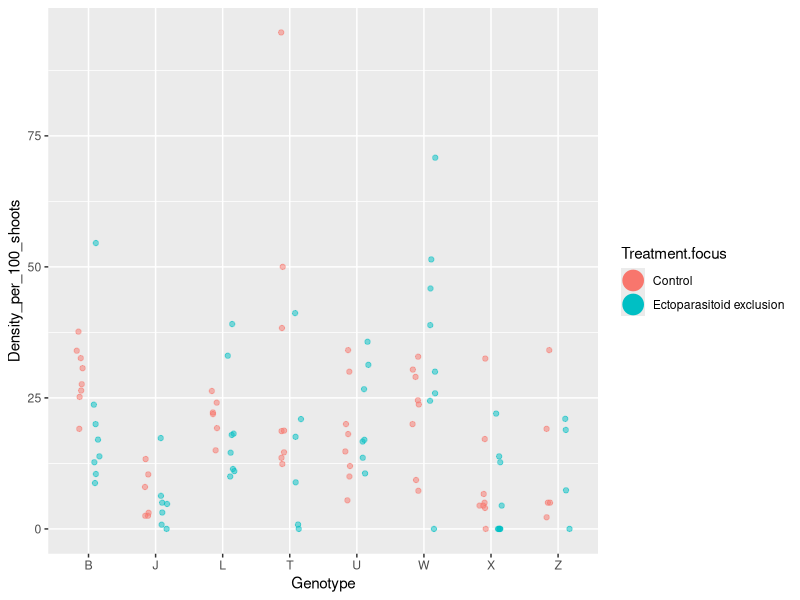
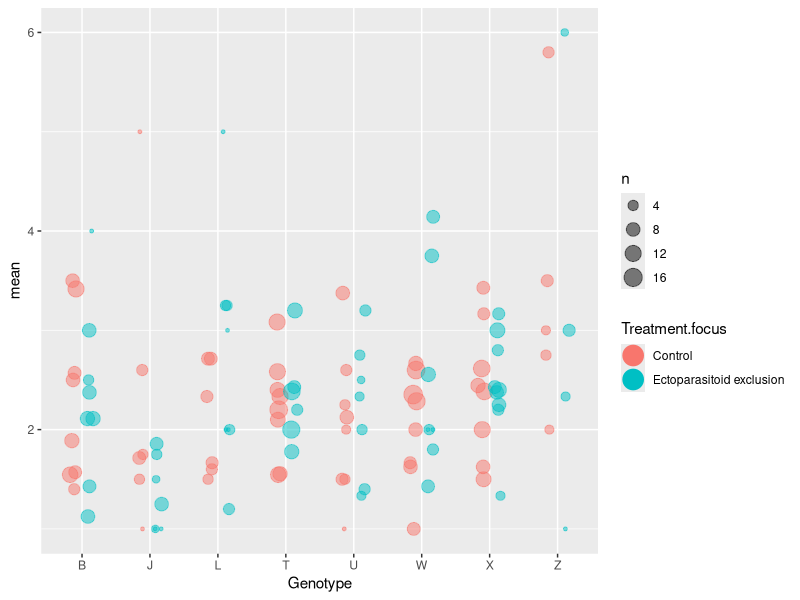
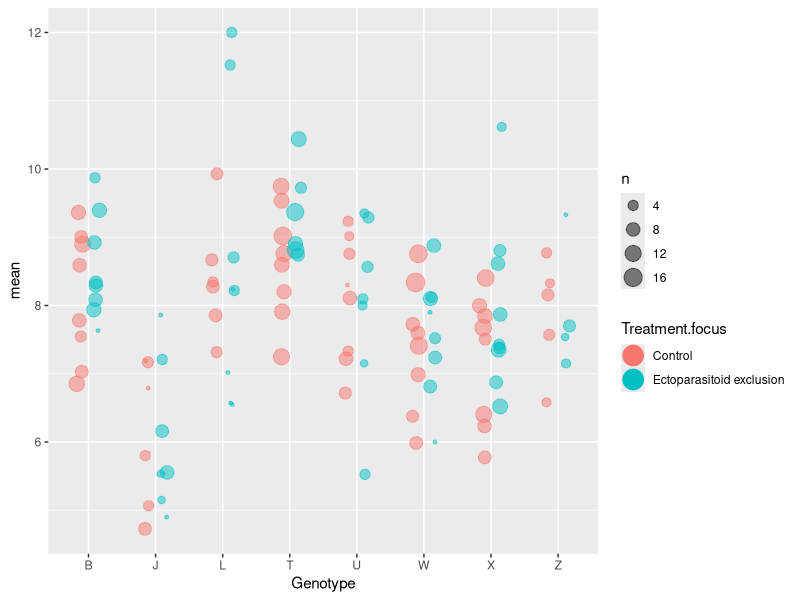
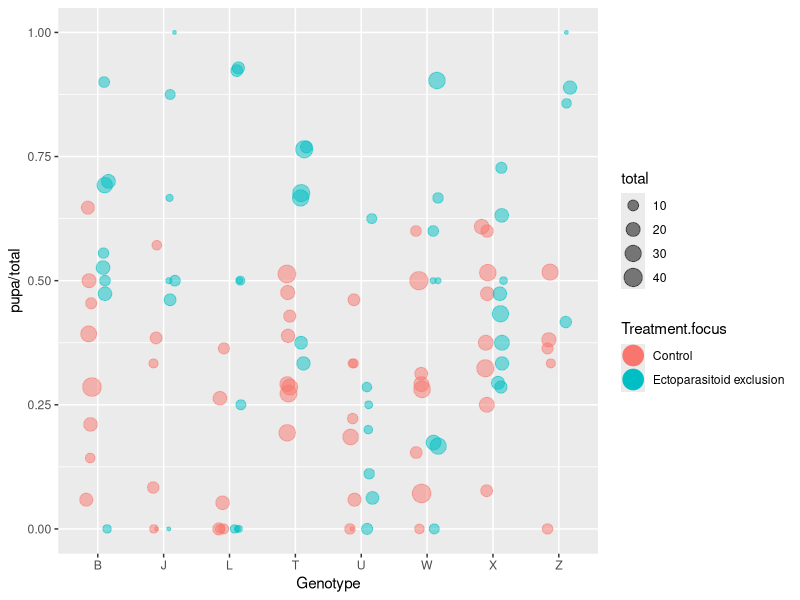
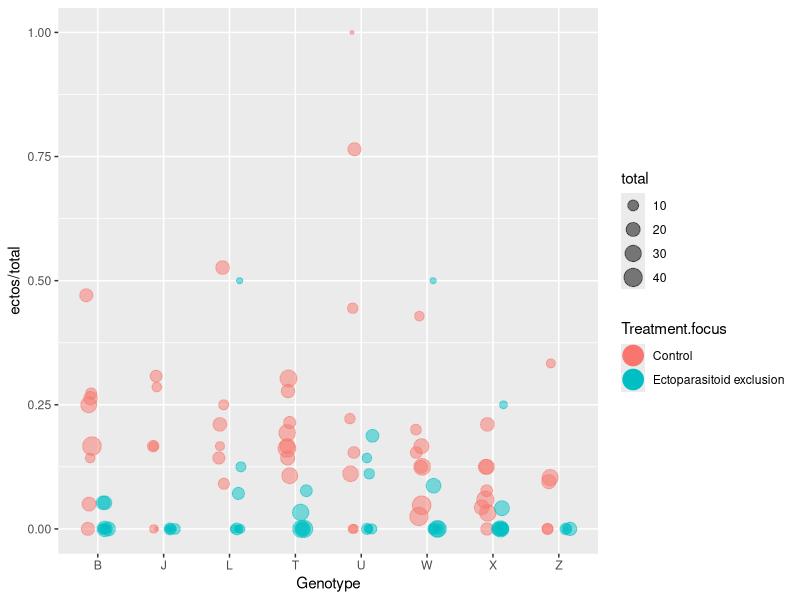
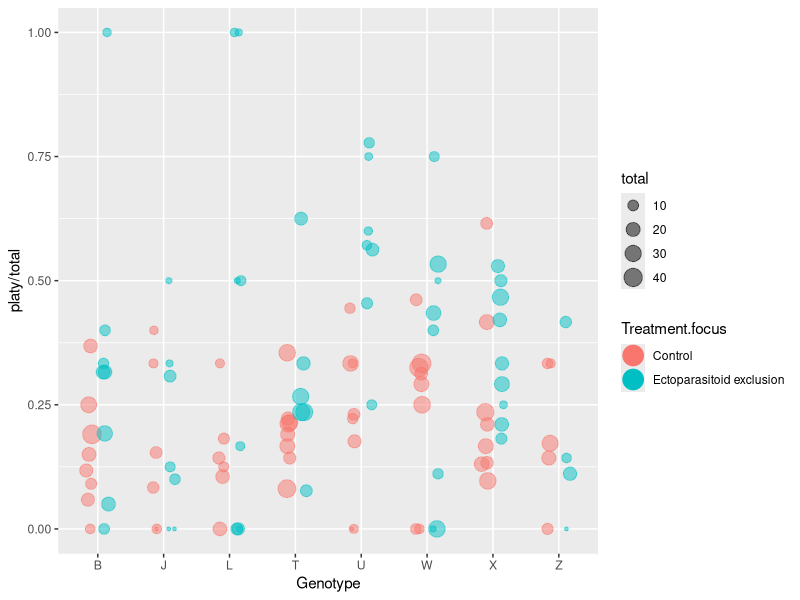
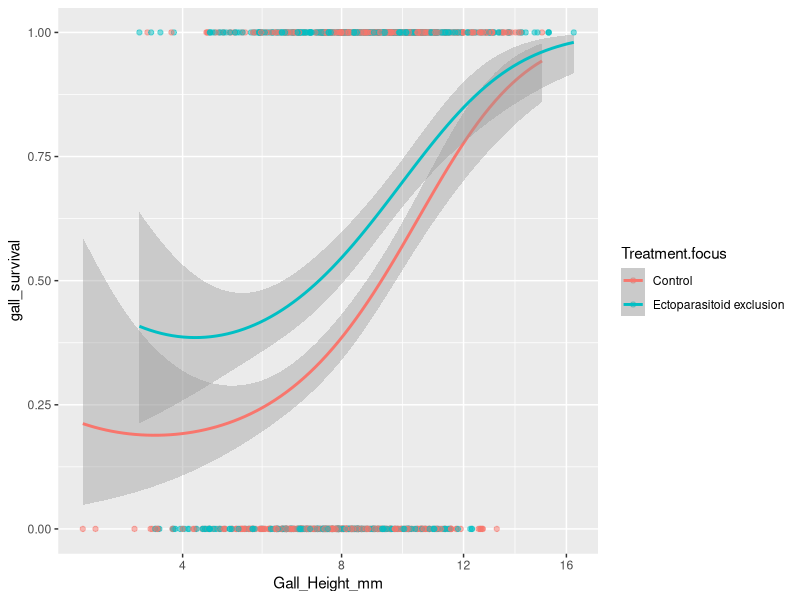
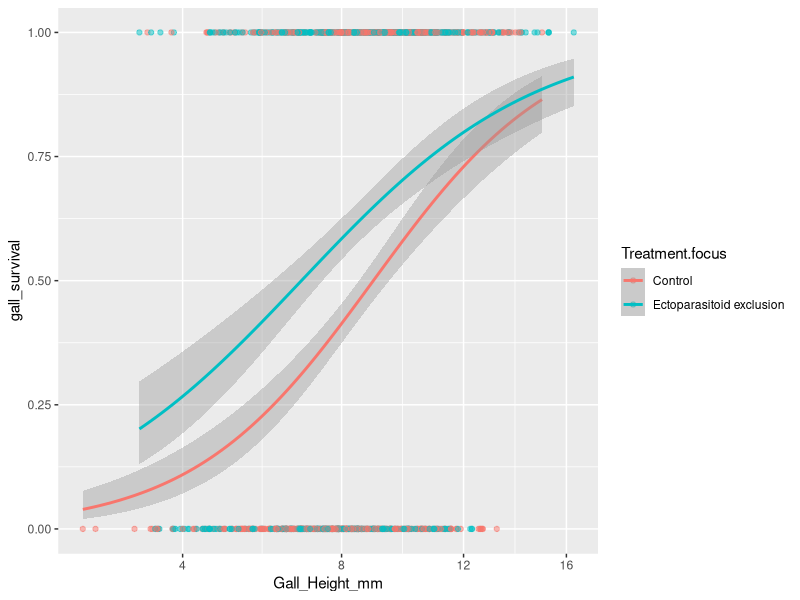

The R source for these figures, in order:

## LOAD REQUIRED LIBRARIES ----
library(tidyverse)
library(cowplot)

## LOAD DATASET ----
gall_selection.df <- read_csv("gall_selection_data.csv") %>%
  mutate(Plant_Position = as.factor(Plant_Position),
         Gall_Number = as.factor(Gall_Number),
         Treatment.focus = as.factor(Treatment.focus),
         Treatment = as.factor(Treatment),
         Location = as.factor(Location),
         phenology = as.factor(phenology),
         Genotype = as.factor(Genotype),
         Gall_Letter = as.factor(Gall_Letter)) %>%
  unite(Gall_ID, Gall_Number, Gall_Letter, remove = FALSE) %>%
  
  # subset data for analysis
  filter(phenology == "early", Location == "tree") %>%
  mutate(gall_survival = ifelse(pupa > 0, 1, 0),
         platy_bin = ifelse(platy > 0, 1,0),
         ectos_bin = ifelse(ectos > 0, 1,0))

## EXPLORATORY PLOTS ----

# Plot helpers
binomial_smooth <- function(...) {
  geom_smooth(method = "glm", method.args = list(family = "binomial"), ...)
}

# explored gam smoothers but they were way too curvy to be informative.
#gam_smooth <- function(...) {
#  geom_smooth(method = "gam", method.args = list(family = "binomial"), formula = y ~ s(x))
#}

viridis6 <- function() {
  # colours taken from the viridis package
  c("#440154", "#414487", "#2A788E", "#22A884", "#7AD151", "#FDE725")
}

dodge <- position_jitterdodge(jitter.width = 0.25, jitter.height = 0, dodge.width = 0.5)


## EXPLORING EFFECT OF GENOTYPE ON GALL PHENOTYPES, SURVIVAL, AND PARASITOID RESPONSES ----

# Gall Density
gall_selection.df %>%
  group_by(Treatment.focus, Genotype, Plant_Position) %>%
  summarise_at(vars(Density_per_100_shoots), mean) %>%
  ggplot(., aes(x = Genotype, y = Density_per_100_shoots, group = Treatment.focus, color = Treatment.focus)) + 
  geom_jitter(alpha = 0.5, position = dodge) + 
  stat_summary(fun.data = "mean_cl_boot", size = 1.5, position = dodge) 


# Number of Individuals per gall
gall_selection.df %>%
  group_by(Treatment.focus, Genotype, Plant_Position, Gall_Number) %>%
  summarise_at(vars(gall_individuals), mean) %>%
  group_by(Treatment.focus, Genotype, Plant_Position) %>%
  summarise_at(vars(gall_individuals), funs(mean, n())) %>%
  ggplot(., aes(x = Genotype, y = mean, group = Treatment.focus, color = Treatment.focus)) + 
  geom_jitter(alpha = 0.5, position = dodge, aes(size = n)) + 
  stat_summary(fun.data = "mean_cl_boot", size = 1.5, position = dodge)

# Gall Size
gall_selection.df %>%
  group_by(Treatment.focus, Genotype, Plant_Position, Gall_Number) %>%
  summarise_at(vars(Gall_Height_mm), mean) %>%
  group_by(Treatment.focus, Genotype, Plant_Position) %>%
  summarise_at(vars(Gall_Height_mm), funs(mean, n())) %>%
  ggplot(., aes(x = Genotype, y = mean, group = Treatment.focus, color = Treatment.focus)) + 
  geom_jitter(alpha = 0.5, position = dodge, aes(size = n)) + 
  stat_summary(fun.data = "mean_cl_boot", size = 1.5, position = dodge)


# Pupation rates
gall_selection.df %>%
  group_by(Treatment.focus, Genotype, Plant_Position) %>%
  summarise_at(vars(pupa, total), sum) %>%
  ggplot(., aes(x = Genotype, y = pupa/total, group = Treatment.focus, color = Treatment.focus)) + 
  geom_jitter(alpha = 0.5, position = dodge, aes(size = total)) + 
  stat_summary(fun.data = "mean_cl_boot", size = 1.5, position = dodge)

# Ectoparasitism rates and estimates of how effective the exclusion treatment was
gall_selection.df %>%
  group_by(Treatment.focus, Genotype, Plant_Position) %>%
  summarise_at(vars(ectos, total), sum) %>%
  ggplot(., aes(x = Genotype, y = ectos/total, group = Treatment.focus, color = Treatment.focus)) + 
  geom_jitter(alpha = 0.5, position = dodge, aes(size = total)) + 
  stat_summary(fun.data = "mean_cl_boot", size = 1.5, position = dodge)

# Platygaster parasitism rates and estimates of intraguild predation 
gall_selection.df %>%
  group_by(Treatment.focus, Genotype, Plant_Position) %>%
  summarise_at(vars(platy, total), sum) %>%
  ggplot(., aes(x = Genotype, y = platy/total, group = Treatment.focus, color = Treatment.focus)) + 
  geom_jitter(alpha = 0.5, position = dodge, aes(size = total)) + 
  stat_summary(fun.data = "mean_cl_boot", size = 1.5, position = dodge)

## HOW DOES THE LOSS OF FOOD-WEB COMPLEXITY AFFECT GALL SURVIVAL? ----

# create discrete predictors from continuous variables to examine complex interactions
size.cut <- quantile(gall_selection.df$Gall_Height_mm, probs = c(0,0.33,0.66,1))
density.cut <- quantile(gall_selection.df$Density_per_100_shoots, probs = c(0,0.33,0.66,1))
indiv.cut <- quantile(gall_selection.df$gall_individuals, probs = c(0,0.33,0.66,1))

get_mean.size <- gall_selection.df %>%
  group_by(Plant_Position, Gall_Number) %>%
  summarise_at(vars(Gall_Height_mm), mean) %>%
  ungroup() %>%
  rename(mean.gall.size = Gall_Height_mm)

gall_selection.df <- mutate(gall_selection.df, 
                            size.cut = cut(Gall_Height_mm, size.cut, include.lowest = T),
                            density.cut = cut(Density_per_100_shoots, density.cut, include.lowest = T),
                            indiv.cut = cut(gall_individuals, indiv.cut, include.lowest = T))
gall_selection.df <- left_join(gall_selection.df, get_mean.size) %>%
  mutate(size.enhance = mean.gall.size - Gall_Height_mm)

summary(gall_selection.df$size.enhance)
gall_selection.df$size.enhance.cut <- cut(gall_selection.df$size.enhance, breaks = c(min(gall_selection.df$size.enhance), 0, max(gall_selection.df$size.enhance)), include.lowest = T)

#### GALL SURVIVAL ----
parasitism.df <- gall_selection.df %>%
  filter(platy > 0 | ectos > 0 | pupa > 0) # remove unknown sources of mortality

## GALL SIZE 
base_size <- ggplot(parasitism.df, aes(x = Gall_Height_mm, y = gall_survival, color = Treatment.focus)) + 
  geom_point(alpha = 0.5) + scale_x_sqrt()

# larger galls enhance survival.
# effect of ectoparasitoid exclusion is enhanced in smaller galls
base_size + binomial_smooth(formula = y ~ poly(x, 2)) # no evidence of peak
base_size + binomial_smooth() 

# effect of ectoparasitoid exclusion goes away at high gall densities
base_size + binomial_smooth(formula = y ~ poly(x, 2)) + facet_wrap(~density.cut)
base_size + binomial_smooth() + facet_wrap(~density.cut)

# effect of ectoparasitoid exclusion happens primarily in galls with few neighbors
base_size + binomial_smooth(formula = y ~ poly(x, 2)) + facet_wrap(~indiv.cut)
base_size + binomial_smooth() + facet_wrap(~indiv.cut)

# weird data at gall densities with many individuals.
# doesn't make anysense that gall survival in higher in the control treatment
base_size + binomial_smooth(formula = y ~ poly(x, 2)) + facet_grid(density.cut~indiv.cut)
base_size + binomial_smooth() + facet_grid(density.cut~indiv.cut)


## GALL NEIGHBORS

base_indiv <- ggplot(parasitism.df, aes(x = gall_individuals, y = gall_survival, color = Treatment.focus)) + 
  geom_point(alpha = 0.5) + scale_x_log10()

# contrasting relationships depending on treatment
# but why is survival higher in the complex treatment with many individuals?
base_indiv + binomial_smooth(formula = y ~ poly(x, 2)) 
base_indiv + binomial_smooth() 

# why is gall survival so low at high gall densities when ectoparasitoids are excluded?
# Just because parasitoids have a positive response doesn't mean they should have 
# lower survival in the control treatment...
base_indiv + binomial_smooth(formula = y ~ poly(x, 2)) + facet_wrap(~density.cut)
base_indiv + binomial_smooth() + facet_wrap(~density.cut)

# gall size doesn't appear to modify the relationship between number of neighbors and treatment.
base_indiv + binomial_smooth(formula = y ~ poly(x, 2)) + facet_wrap(~size.cut)
base_indiv + binomial_smooth() + facet_wrap(~size.cut)

# I find it weird that survival can be lower in the exclusion treatment at high densities...
base_indiv + binomial_smooth(formula = y ~ poly(x, 2)) + facet_grid(density.cut~size.cut)
base_indiv + binomial_smooth() + facet_grid(density.cut~size.cut)

## GALL DENSITY 
base_density <- ggplot(parasitism.df, aes(x = Density_per_100_shoots, y = gall_survival, color = Treatment.focus)) + 
  geom_point(alpha = 0.5) + scale_x_sqrt()

# gall density has a clear negative effect in the simple food web.
# in the complex web, there is either no relationship or a divergent one (better to be at high or low densities)
base_density + binomial_smooth(formula = y ~ poly(x, 2))
base_density + binomial_smooth() 

# weird, super strong negative relationship with many individuals...
base_density + binomial_smooth(formula = y ~ poly(x, 2)) + facet_wrap(~indiv.cut)
base_density + binomial_smooth() + facet_wrap(~indiv.cut)

# gall size doesn't appear to alter the relationship between density and survival
base_density + binomial_smooth(formula = y ~ poly(x, 2)) + facet_wrap(~size.cut)
base_density + binomial_smooth() + facet_wrap(~size.cut)

# no clear 4-way interaction
base_density + binomial_smooth(formula = y ~ poly(x, 2)) + facet_grid(indiv.cut~size.cut)
base_density + binomial_smooth() + facet_grid(indiv.cut~size.cut)

#### PLATYGASTER PARASITISM ----

## GALL SIZE 
platy.base_size <- ggplot(parasitism.df, aes(x = Gall_Height_mm, y = platy_bin, color = Treatment.focus)) + 
  geom_point(alpha = 0.5)

# intraguild predation occurs primarily in smaller galls
platy.base_size + binomial_smooth(formula = y ~ poly(x, 2)) 
platy.base_size + binomial_smooth() 

# no clear dependence on gall density
platy.base_size + binomial_smooth(formula = y ~ poly(x, 2)) + facet_wrap(~density.cut)
platy.base_size + binomial_smooth() + facet_wrap(~density.cut)

# intraguild predation may be more apparent in galls with many individuals
platy.base_size + binomial_smooth(formula = y ~ poly(x, 2)) + facet_wrap(~indiv.cut)
platy.base_size + binomial_smooth() + facet_wrap(~indiv.cut)

# error moargins are too large to explore 4-way interactions
platy.base_size + binomial_smooth(formula = y ~ poly(x, 2)) + facet_grid(density.cut~indiv.cut)
platy.base_size + binomial_smooth() + facet_grid(density.cut~indiv.cut)


## GALL NEIGHBORS
platy.base_indiv <- ggplot(parasitism.df, aes(x = gall_individuals, y = platy_bin, color = Treatment.focus)) + 
  geom_point(alpha = 0.5)

# Interesting!
# Same pattern as gall density below. 
platy.base_indiv + binomial_smooth(formula = y ~ poly(x, 2)) 
platy.base_indiv + binomial_smooth() 

# Platygaster response to gall neighbors is exacerbated at high gall densities
# don't understand what is happening at low densities. How could Platygaster parasitism be higher in the control treatment?
platy.base_indiv + binomial_smooth(formula = y ~ poly(x, 2)) + facet_wrap(~density.cut) 
platy.base_indiv + binomial_smooth() + facet_wrap(~density.cut)

# Platygaster response to gall neighbors goes away in large galls
# Perhaps this is because large galls generally provide a refuge from parasitoids...
platy.base_indiv + binomial_smooth(formula = y ~ poly(x, 2)) + facet_wrap(~size.cut)
platy.base_indiv + binomial_smooth() + facet_wrap(~size.cut)

# no clear evidence for a 4-way interaction
# The weird low density pattern is only happening for the largest galls...
platy.base_indiv + binomial_smooth(formula = y ~ poly(x, 2)) + facet_grid(density.cut~size.cut)
platy.base_indiv + binomial_smooth() + facet_grid(density.cut~size.cut)

## GALL DENSITY
platy.base_density <- ggplot(parasitism.df, aes(x = Density_per_100_shoots, y = platy_bin, color = Treatment.focus)) + 
  geom_point(alpha = 0.5) + scale_x_sqrt()

# Interesting!
# In the simple food-web, Platygaster parasitism increases at higher gall densities. 
# However, Platygaster has an optimal intermediate density in the more complex food web. 
# I suspect that this is due to increases in intraguild predation at higher densities.
platy.base_density + binomial_smooth(formula = y ~ poly(x, 2))
platy.base_density + binomial_smooth() 

# above pattern does not depend on gall size, although parasitism is less in larger galls
platy.base_density + binomial_smooth(formula = y ~ poly(x, 2)) + facet_wrap(~size.cut)
platy.base_density + binomial_smooth() + facet_wrap(~size.cut)

# above pattern may be intensified in galls with many individuals.
platy.base_density + binomial_smooth(formula = y ~ poly(x, 2)) + facet_wrap(~indiv.cut)
platy.base_density + binomial_smooth() + facet_wrap(~indiv.cut)

# margins of error are too wide to suggest much. 
# i.e. not worth exploring a 4-way interaction
platy.base_density + binomial_smooth(formula = y ~ poly(x, 2)) + facet_grid(indiv.cut~size.cut)
platy.base_density + binomial_smooth() + facet_grid(indiv.cut~size.cut)


#### ECTO- PARASITISM ----

ectos.df <- filter(parasitism.df, Treatment.focus == "Control")

## GALL SIZE 
ecto.base_size <- ggplot(ectos.df, aes(x = Gall_Height_mm, y = ectos_bin)) + 
  geom_point(alpha = 0.5)

# ectoparasitoid parasitism decreases linearly with gall size
ecto.base_size + binomial_smooth(formula = y ~ poly(x, 2)) 
ecto.base_size + binomial_smooth() 

# relationship doesn't appear to depend on gall density
ecto.base_size + binomial_smooth(formula = y ~ poly(x, 2)) + facet_wrap(~density.cut)
ecto.base_size + binomial_smooth() + facet_wrap(~density.cut)

# pretty wide intervals, tough to judge this relationship
ecto.base_size + binomial_smooth(formula = y ~ poly(x, 2)) + facet_wrap(~indiv.cut)
ecto.base_size + binomial_smooth() + facet_wrap(~indiv.cut)

# possible positive relationship with gall size at intermediate densities and individuals...
ecto.base_size + binomial_smooth(formula = y ~ poly(x, 2)) + facet_grid(density.cut~indiv.cut)
ecto.base_size + binomial_smooth() + facet_grid(density.cut~indiv.cut)


## GALL NEIGHBORS
ecto.base_indiv <- ggplot(ectos.df, aes(x = gall_individuals, y = ectos_bin)) + 
  geom_point(alpha = 0.5)

# ectoparasitoid parasitism decreases linearly with number of gall individuals
ecto.base_indiv + binomial_smooth(formula = y ~ poly(x, 2)) 
ecto.base_indiv + binomial_smooth() 

# no clear dependence on gall density
ecto.base_indiv + binomial_smooth(formula = y ~ poly(x, 2)) + facet_wrap(~density.cut)
ecto.base_indiv + binomial_smooth() + facet_wrap(~density.cut)

# no clear dependence on gall size
ecto.base_indiv + binomial_smooth(formula = y ~ poly(x, 2)) + facet_wrap(~size.cut)
ecto.base_indiv + binomial_smooth() + facet_wrap(~size.cut)

# unclear
ecto.base_indiv + binomial_smooth(formula = y ~ poly(x, 2)) + facet_grid(density.cut~size.cut)
ecto.base_indiv + binomial_smooth() + facet_grid(density.cut~size.cut)

## GALL DENSITY
ecto.base_density <- ggplot(ectos.df, aes(x = Density_per_100_shoots, y = ectos_bin)) + 
  geom_point(alpha = 0.5) + scale_x_sqrt()

# ectoparasitism increases at higher densities
ecto.base_density + binomial_smooth(formula = y ~ poly(x, 2))
ecto.base_density + binomial_smooth() 

# relationship is highest at intermediate gall neighbors
ecto.base_density + binomial_smooth(formula = y ~ poly(x, 2)) + facet_wrap(~indiv.cut)
ecto.base_density + binomial_smooth() + facet_wrap(~indiv.cut)

# relationship doesn't appear to depend on gall size
ecto.base_density + binomial_smooth(formula = y ~ poly(x, 2)) + facet_wrap(~size.cut)
ecto.base_density + binomial_smooth() + facet_wrap(~size.cut)

# difficult to interpret...
ecto.base_density + binomial_smooth(formula = y ~ poly(x, 2)) + facet_grid(indiv.cut~size.cut)
ecto.base_density + binomial_smooth() + facet_grid(indiv.cut~size.cut)


#### PLANT-LEVEL GALL SURVIVAL ----
mean.narm <- function(x) mean(x, na.rm = TRUE)
sum.narm <- function(x) sum(x, na.rm = TRUE)

plant_level.info <- gall_selection.df %>%
  group_by(Treatment.focus, Genotype, Plant_Position, Gall_Number) %>%
  summarise_at(vars(Density_per_100_shoots, gall_individuals, Gall_Height_mm), mean.narm) %>%
  group_by(Treatment.focus, Genotype, Plant_Position) %>%
  summarise_at(vars(Density_per_100_shoots, gall_individuals, Gall_Height_mm), mean.narm) %>%
  ungroup()

plant_level.parasitism <- parasitism.df %>%
  group_by(Treatment.focus, Genotype, Plant_Position) %>%
  summarise_at(vars(pupa, platy, ectos, platy.ectos, total), sum.narm) %>%
  ungroup()

plant_level.df <- left_join(plant_level.info, plant_level.parasitism)

plant_level.df$density.cut <- cut(plant_level.df$Density_per_100_shoots, 
                                  quantile(plant_level.df$Density_per_100_shoots, c(0,0.5,1)),
                                  include.lowest = T)
plant_level.df$size.cut <- cut(plant_level.df$Gall_Height_mm, 
                                  quantile(plant_level.df$Gall_Height_mm, c(0,0.5,1)),
                                  include.lowest = T)
plant_level.df$indiv.cut <- cut(plant_level.df$gall_individuals, 
                                  quantile(plant_level.df$gall_individuals, c(0,0.5,1)),
                                  include.lowest = T)

## GALL SIZE 
base_size <- ggplot(plant_level.df, aes(x = log(Gall_Height_mm), y = pupa/total, color = Treatment.focus, size = total, weight = total)) + 
  geom_point(alpha = 0.5) 

# interesting, effect of exclusion increases with gall size...opposite of individual level pattern
base_size + binomial_smooth(formula = y ~ poly(x, 2)) + facet_wrap(~Genotype)
base_size + binomial_smooth() + facet_wrap(~Genotype)

# treatment effect goes away at high gall densities
base_size + binomial_smooth(formula = y ~ poly(x, 2)) + facet_wrap(~density.cut)
base_size + binomial_smooth() + facet_wrap(~density.cut)

# interactive effect with many individuals
base_size + binomial_smooth(formula = y ~ poly(x, 2)) + facet_wrap(~indiv.cut)
base_size + binomial_smooth() + facet_wrap(~indiv.cut)

# no clear 4-way interaction
base_size + binomial_smooth(formula = y ~ poly(x, 2)) + facet_grid(density.cut~indiv.cut)
base_size + binomial_smooth() + facet_grid(density.cut~indiv.cut)


## GALL NEIGHBORS

base_indiv <- ggplot(plant_level.df, aes(x = log(gall_individuals), y = pupa/total, color = Treatment.focus, size = total, weight = total)) + 
  geom_point(alpha = 0.5)

# similar relationship at individual level
base_indiv + binomial_smooth(formula = y ~ poly(x, 2)) 
base_indiv + binomial_smooth() 

# effect of treatment reverses at high densities
base_indiv + binomial_smooth(formula = y ~ poly(x, 2)) + facet_wrap(~density.cut)
base_indiv + binomial_smooth() + facet_wrap(~density.cut)

# effect of treatment reverses at large gall sizes
base_indiv + binomial_smooth(formula = y ~ poly(x, 2)) + facet_wrap(~size.cut)
base_indiv + binomial_smooth() + facet_wrap(~size.cut)

# hmmm. Effect of neighbors is qualitatively changes when we remove ectoparasitoids, but primarily in large galls at low densities.
base_indiv + binomial_smooth(formula = y ~ poly(x, 2)) + facet_grid(density.cut~size.cut)
base_indiv + binomial_smooth() + facet_grid(density.cut~size.cut)

## GALL DENSITY 
base_density <- ggplot(plant_level.df, aes(x = log(Density_per_100_shoots+1), y = pupa/total, color = Treatment.focus, size = total, weight = total)) + 
  geom_point(alpha = 0.5) 

# same relationship at individual level
base_density + binomial_smooth(formula = y ~ poly(x, 2))
base_density + binomial_smooth() 

# ?
base_density + binomial_smooth(formula = y ~ poly(x, 2)) + facet_wrap(~indiv.cut)
base_density + binomial_smooth() + facet_wrap(~indiv.cut)

# ?
base_density + binomial_smooth(formula = y ~ poly(x, 2)) + facet_wrap(~size.cut)
base_density + binomial_smooth() + facet_wrap(~size.cut)

# ?
base_density + binomial_smooth(formula = y ~ poly(x, 2)) + facet_grid(indiv.cut~size.cut)
base_density + binomial_smooth() + facet_grid(indiv.cut~size.cut)
